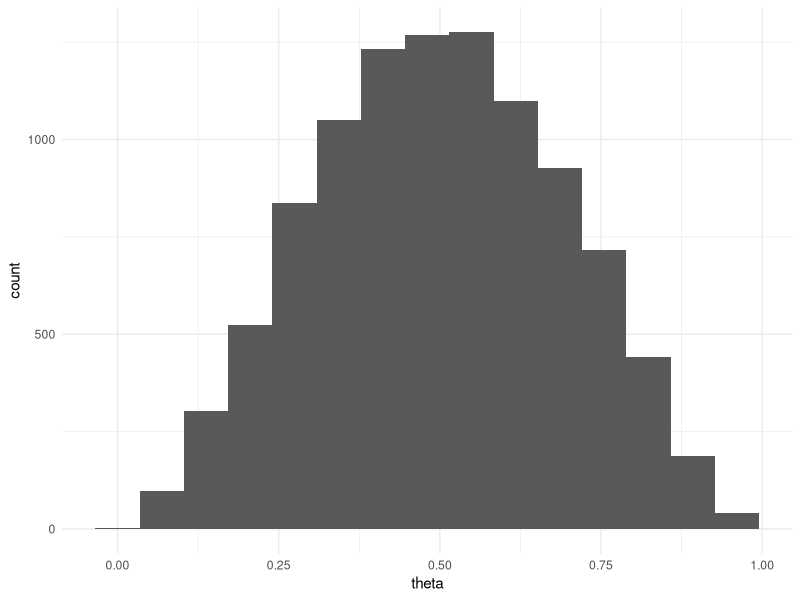
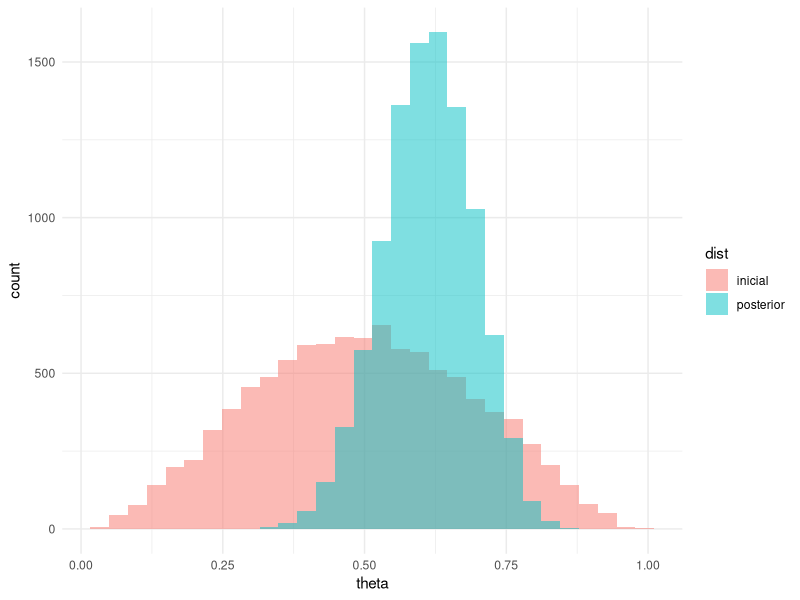
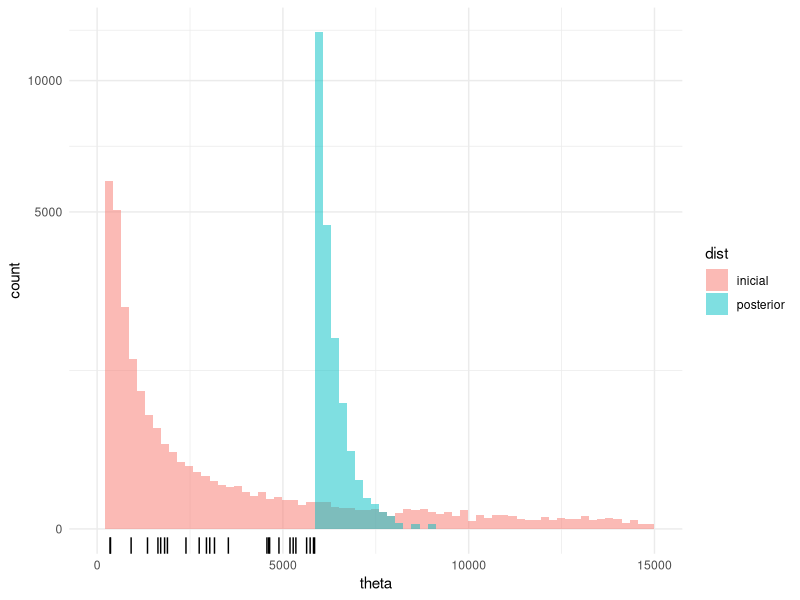
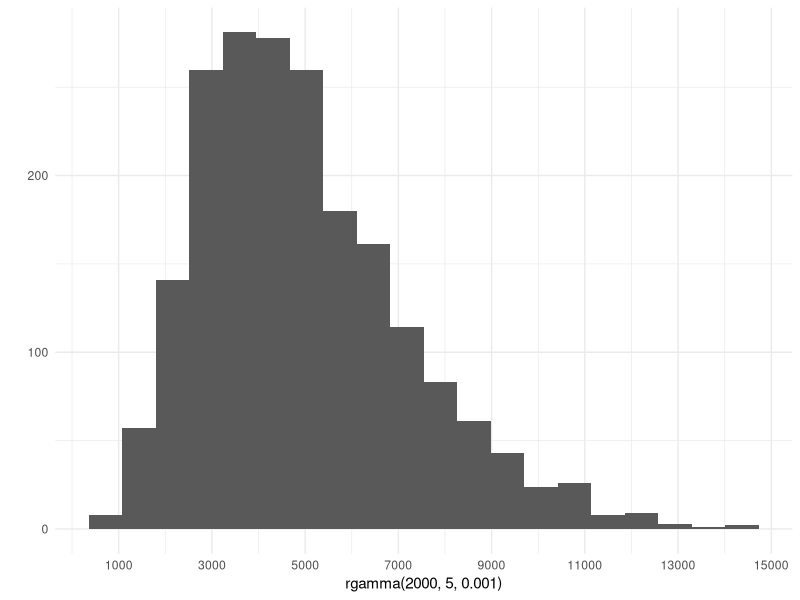
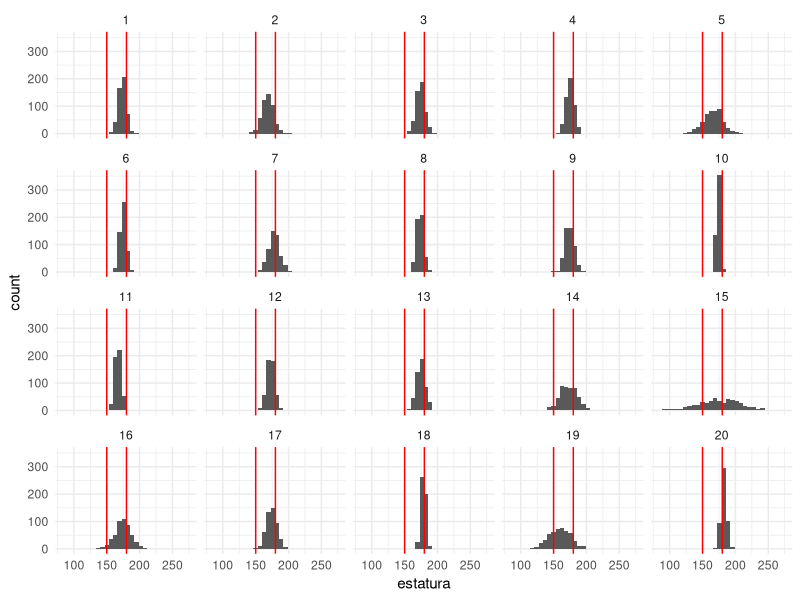
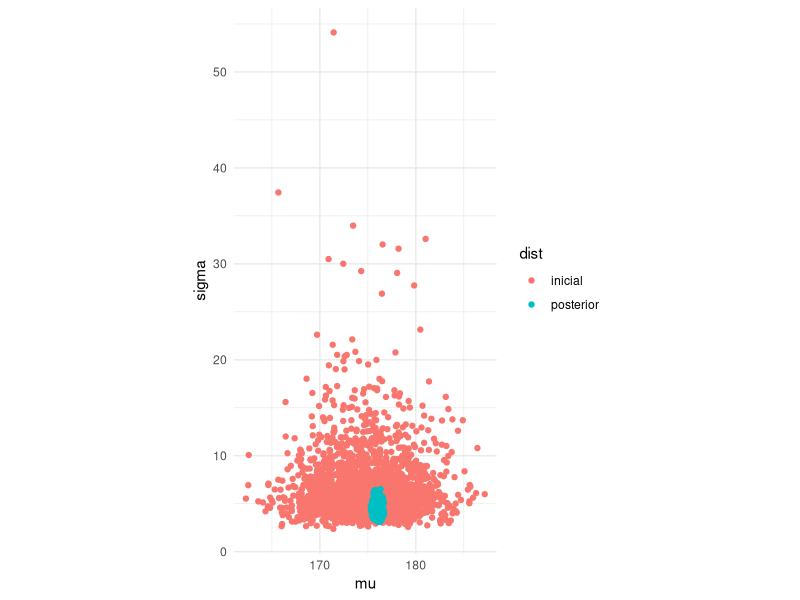
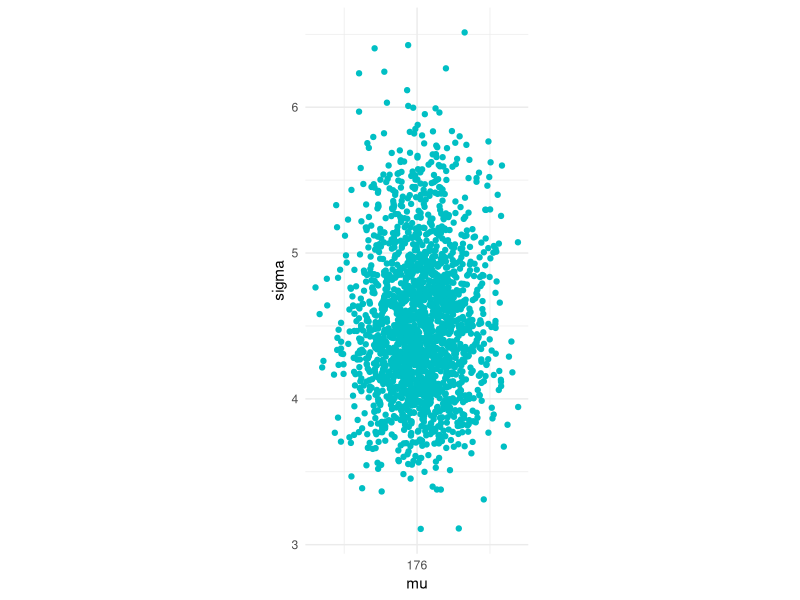
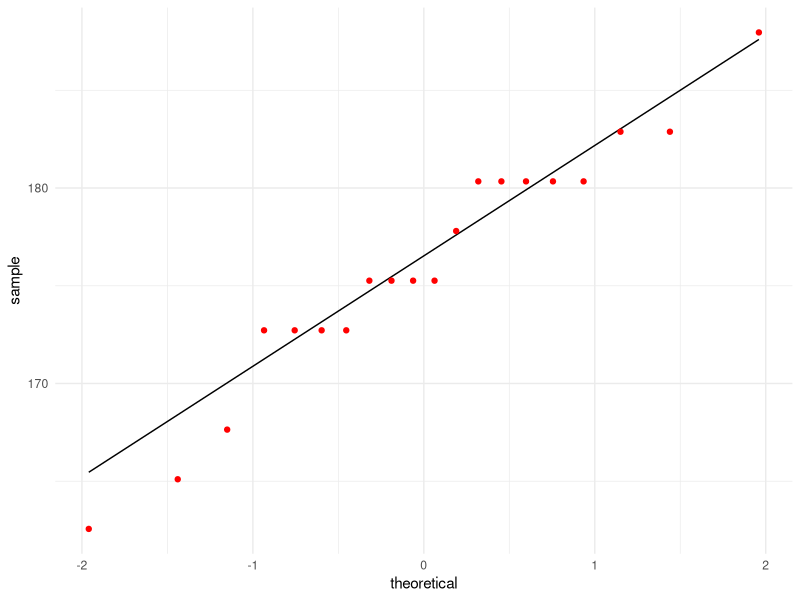

Recreate these plots in R, in order.
## ---- chunk 1
library(tidyverse)
library(patchwork)
knitr::opts_chunk$set(echo = TRUE, message = FALSE, warning=FALSE, fig.align = 'center', fig.width = 5, fig.height=3)
comma <- function(x) format(x, digits = 2, big.mark = ",")
theme_set(theme_minimal())
## ---- chunk 2
n_volados <- 2
# posible valores del parámetro desconocido
theta = c(0.4, 0.6)
# probabilidades iniciales
probs_inicial <- tibble(moneda = c(1, 2),
                theta = theta, 
                prob_inicial = c(0.5, 0.5))
probs_inicial
# verosimilitud
crear_verosim <- function(no_soles){
    verosim <- function(theta){
      # prob de observar no_soles en 2 volados con probabilidad de sol theta
      dbinom(no_soles, 2, theta)
    }
    verosim
}
# evaluar verosimilitud
verosim <- crear_verosim(2)
# ahora usamos regla de bayes para hacer tabla de probabilidades
tabla_inferencia <- probs_inicial %>% 
  mutate(verosimilitud = map_dbl(theta, verosim)) %>% 
  mutate(inicial_x_verosim = prob_inicial * verosimilitud) %>% 
  # normalizar
  mutate(prob_posterior = inicial_x_verosim / sum(inicial_x_verosim))
tabla_inferencia %>% 
  select(moneda, theta, prob_inicial, verosimilitud, prob_posterior) 
## ---- chunk 3
sim_inicial <- tibble(theta = rbeta(10000, 3, 3))  
ggplot(sim_inicial) + geom_histogram(aes(x = theta), bins = 15)
## ---- chunk 4
quantile(sim_inicial$theta, c(0.025, 0.975)) %>% round(2)
## ---- chunk 5
sim_inicial <- sim_inicial %>% mutate(dist = "inicial")
sim_posterior <- tibble(theta = rbeta(10000, 22, 14)) %>% mutate(dist = "posterior")
sims <- bind_rows(sim_inicial, sim_posterior)
ggplot(sims, aes(x = theta, fill = dist)) + 
  geom_histogram(aes(x = theta), bins = 30, alpha = 0.5, position = "identity")
## ---- chunk 6
sims %>% group_by(dist) %>% 
  summarise(theta_hat = mean(theta) %>% round(3))
## ---- chunk 7
f <- c(0.025, 0.975)
sims %>% group_by(dist) %>% 
  summarise(cuantiles = quantile(theta, f) %>% round(2), f = f) %>% 
  pivot_wider(names_from = f, values_from = cuantiles)
## ---- chunk 8
qbeta(0.025, shape1 = 22, shape2 = 14) %>% round(2)
qbeta(0.975, shape1 = 22, shape2 = 14) %>% round(2)
## ---- chunk 9
alpha <- 1.1
(300/(0.01)^(1/alpha))
## ---- chunk 10
loteria_tbl <- read_csv("data/nums_loteria.csv", col_names = c("id", "numero")) %>% 
  mutate(numero = as.integer(numero))
set.seed(334)
muestra <- sample_n(loteria_tbl, 25) %>% 
  mutate(numero = numero/1000)
muestra %>% as.data.frame %>% head
## ---- chunk 11
rpareto <- function(n, theta_0, alpha){
  # usar el método de inverso de distribución acumulada
  u <- runif(n, 0, 1)
  theta_0 / (1 - u)^(1/alpha)
}
## ---- chunk 12
sims_pareto_inicial <- tibble(
  theta = rpareto(20000, 300, 1.1 ),
  dist = "inicial")
## ---- chunk 13
sims_pareto_posterior <- tibble(
  theta = rpareto(20000, max(c(300, muestra$numero)), nrow(muestra) + 1.1),
  dist = "posterior")
sims_theta <- bind_rows(sims_pareto_inicial, sims_pareto_posterior)
ggplot(sims_theta) + 
  geom_histogram(aes(x = theta, fill = dist), 
                 bins = 70, alpha = 0.5, position = "identity", boundary = max(muestra$numero))  +
  xlim(0, 15000) + scale_y_sqrt() +
  geom_rug(data = muestra, aes(x = numero))
## ---- chunk 14
f <- c(0.025, 0.5, 0.975)
sims_theta %>% group_by(dist) %>% 
  summarise(cuantiles = quantile(theta, f) %>% round(2), f = f) %>% 
  pivot_wider(names_from = f, values_from = cuantiles)
## ---- chunk 15
max(muestra$numero)
## ---- chunk 16
qplot(rgamma(2000, 5, 0.001), geom="histogram", bins = 20) +
  scale_x_continuous(breaks = seq(1000, 15000, by = 2000))
## ---- chunk 17
mu_0 <- 175
sigma_0 <- 4
qnorm(c(0.05, 0.95), mu_0, sigma_0) %>% round(2)
## ---- chunk 18
# la media es a/b y la varianza a/b^2
# si ponemos la media en
a <- 2
b <- 60
tau <- rgamma(1000, a, b)
sigma <- 1 / sqrt(tau)
mean(sigma)
quantile(sigma, c(0.05, 0.95))
## ---- chunk 19
simular_muestra <- function(n, mu_0, sigma_0, a, b){
  # simular media
  mu <- rnorm(1, mu_0, sigma_0)
  # simular sigma
  tau <- rgamma(1, a, b)
  sigma <- 1/sqrt(tau)
  rnorm(n, mu, sigma)
}
sims_tbl <- tibble(rep = 1:20) %>% 
  mutate(estatura = map(rep, ~ simular_muestra(500, mu_0, sigma_0, a, b))) %>% 
  unnest(cols = c(estatura))
ggplot(sims_tbl, aes(x = estatura)) + geom_histogram() +
  facet_wrap(~ rep) +
  geom_vline(xintercept = c(150, 180), colour = "red")
## ---- chunk 20
set.seed(3413)
cantantes <- lattice::singer %>% 
  mutate(estatura_cm = 2.54 * height) %>% 
  filter(str_detect(voice.part, "Tenor")) %>% 
  sample_n(20)
cantantes 
## ---- chunk 21
calcular_pars_posterior <- function(x, mu_0, sigma_0, a_0, b_0){
  tau_0 <- 1/sigma_0^2
  n <- length(x)
  media <- mean(x)
  # posterior media
  tau <- tau_0 + n
  sigma <- sqrt(1 / tau)
  mu <- (tau_0*mu_0 + n*media) / tau
  # posterior desviación estándar
  a <- a_0 + n
  b <- b_0 + 0.5 * sum( (x - media)^2) + 0.5*(n*tau_0 / tau)*(media - mu_0)^2
  c(mu, sigma, a, b)
}
pars_posterior <- calcular_pars_posterior(cantantes$estatura_cm, mu_0, sigma_0, a, b)
pars_posterior
## ---- chunk 22
simular_normal_gamma <- function(n, pars){
  mu_0 <- pars[1]
  sigma_0 <- pars[2]
  a <- pars[3]
  b <- pars[4]
  # simular media
  mu <- rnorm(n, mu_0, sigma_0)
  # simular sigma
  tau <- rgamma(n, a, b)
  sigma <- 1/sqrt(tau)
  tibble(mu = mu, sigma = sigma)
}
sims_inicial <- simular_normal_gamma(2000, c(mu_0, sigma_0, a, b)) %>% 
  mutate(dist = "inicial")
sims_posterior <- simular_normal_gamma(2000, pars_posterior) %>% 
  mutate(dist = "posterior")
sims <- bind_rows(sims_inicial, sims_posterior)
ggplot(sims, aes(x = mu, y = sigma, colour = dist)) +
  geom_point() + coord_equal()
## ---- chunk 23
ggplot(sims %>% filter(dist == "posterior"), 
       aes(x = mu, y = sigma)) + geom_point(colour = "#00BFC4") +
  scale_x_continuous(breaks = c(175, 176)) +
  coord_equal()
## ---- chunk 24
mean(cantantes$estatura_cm)
sd(cantantes$estatura_cm)
## ---- chunk 25
ggplot(cantantes, aes(sample = estatura_cm)) +
  geom_qq_line() +
  geom_qq(colour = "red") 
